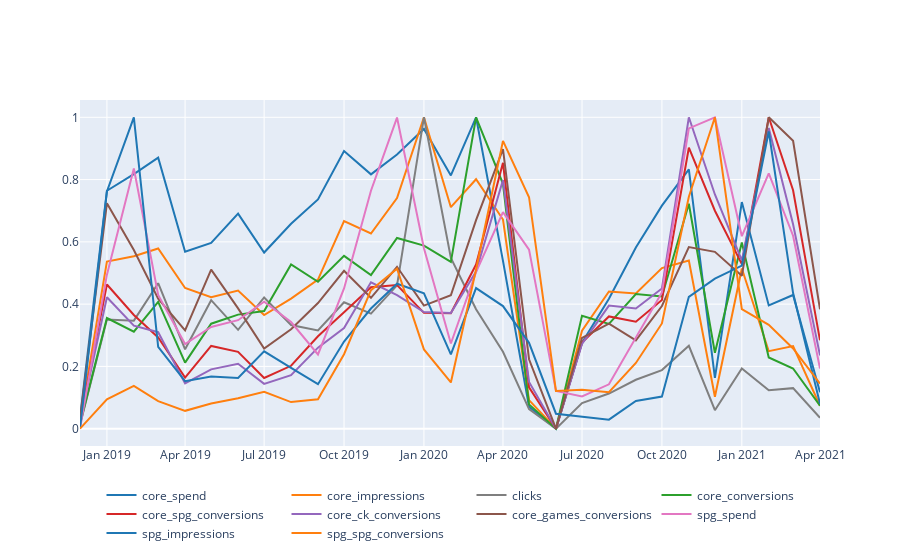

The notebook cell this image was saved under:
### Code cell
plot_variables(df_core_mnth, df_core_mnth.columns, one_plot=True, scaled=True)
